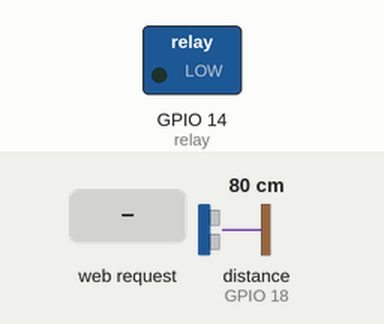
Recording of a sketch running on a simulated ESP32. Parts: switched loads named in the sketch (green lamp = pin HIGH). The test bench sets the inputs (shaded band); at power-on: distance to the obstacle (sensor on GPIO 18) 80 cm. The echo pulse lasts 58.3 µs per cm; pins used as bus, display or sensor lines are not drawn.

Above: at 1.2 s.
1.3 s: HTTP request GET /modo_manual/relay_off received
At 2.3 s:
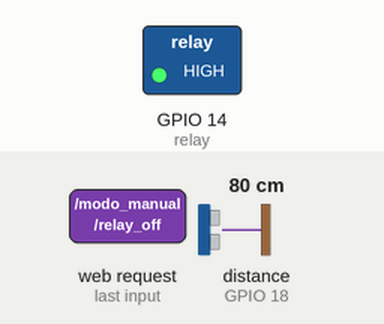
2.8 s: HTTP request GET /ultrasonic_sensor received
At 3.6 s:
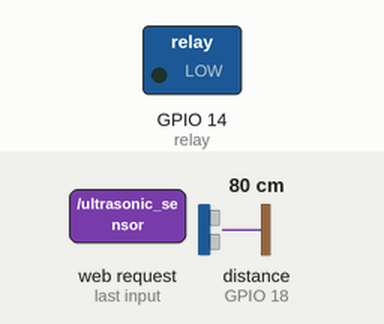
Timing chart, 0 to 5.8 s (numbered marks = the images above; inputs shaded):
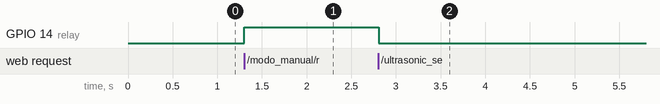

The sketch:

ultrasonic_sensor.ino
```cpp
#include <WiFi.h>
#include <WebServer.h>

// Pines del sensor ultrasónico
const int trigPin = 19;
const int echoPin = 18;

// Pin del relé
const int relay = 14;

// Variable de modo de operación
bool modoAutomatico = true;

// Variables del sensor
long duration;
int distance;

WebServer server(80);

// ---------------------- SETUP ---------------------- //
void setup() {
  Serial.begin(9600);

  // Configura el modo Access Point
  WiFi.softAP("Esp32_Ultrasonic_sensor", "sensor329");

  // Endpoints del servidor
  server.on("/ultrasonic_sensor", ultrasonic_sensor);
  server.on("/modo_manual", setModoManual);
  server.on("/modo_manual/relay_on", handleRelayOn);
  server.on("/modo_manual/relay_off", handleRelayOff);
  server.on("/modo_auto", setModoAuto); // NUEVO

  server.begin();

  // Configuración de pines
  pinMode(trigPin, OUTPUT);
  pinMode(echoPin, INPUT);
  pinMode(relay, OUTPUT);
}

// ---------------------- LOOP ---------------------- //
void loop() {
  server.handleClient();
}

// ---------- SENSOR ULTRASÓNICO (solo en modo automático) ---------- //
void ultrasonic_sensor() {
  if (!modoAutomatico) {
    server.send(200, "text/plain", "Modo manual activado");
    return;
  }

  digitalWrite(trigPin, HIGH);
  delayMicroseconds(10);
  digitalWrite(trigPin, LOW);

  duration = pulseIn(echoPin, HIGH);
  distance = duration * 0.034 / 2;

  if (distance < 20) {
    digitalWrite(relay, HIGH);
  } else {
    digitalWrite(relay, LOW);
  }

  server.send(200, "text/plain", String(distance));
  delay(500);
}

// ---------------- CONTROL MANUAL DEL RELÉ ---------------- //
void handleRelayOn() {
  digitalWrite(relay, LOW);
  server.send(200, "text/plain", "Relé encendido manualmente");
}

void handleRelayOff() {
  digitalWrite(relay, HIGH);
  server.send(200, "text/plain", "Relé apagado manualmente");
}

// ---------------- CAMBIO DE MODO ---------------- //
void setModoManual() {
  modoAutomatico = false;
  server.send(200, "text/plain", "Modo manual activado");
}

void setModoAuto() {
  modoAutomatico = true;
  server.send(200, "text/plain", "Modo automático activado");
}
```

Measured:
- after the input at 1.3 s, GPIO 14 (relay): LOW → HIGH at once
- after the input at 2.8 s, GPIO 14 (relay): HIGH → LOW at once
